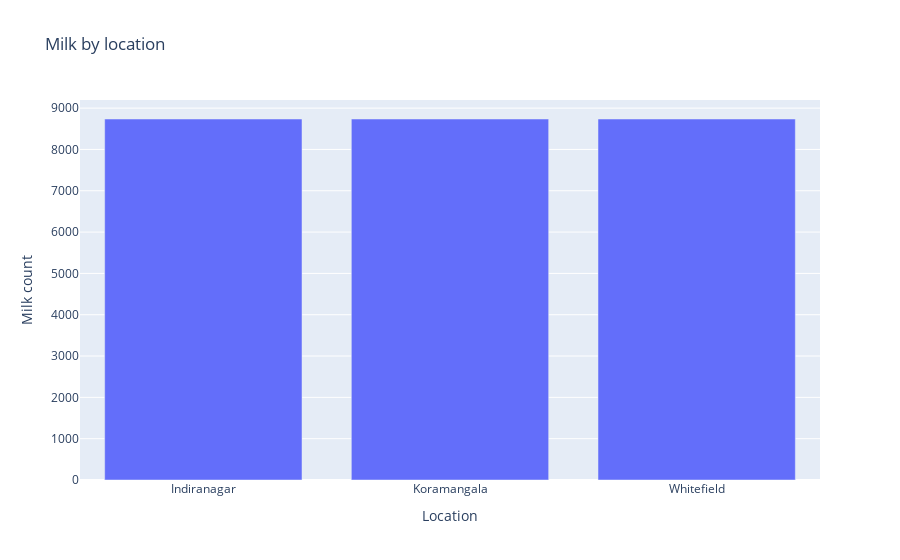

Notebook code for this chart:
### Code cell
# Reset the index of 'milk_by_location' and rename the 'count' column to 'Milk count'
plot_data=milk_by_location.reset_index(name='Milk count')

# Create a bar plot
fig=px.bar(plot_data,x='Location',y='Milk count',
           title="Milk by location",
           labels={'Milk count':'Milk count','Location':'Location'})
fig.show()

### Figure 1 — Plotly figure (JSON) as saved in the notebook; plotly's stock layout.template omitted (floating-point values rounded to 4 significant figures)
{"data": [{"alignmentgroup": "True", "hovertemplate": "Location=%{x}<br>Milk count=%{y}<extra></extra>", "legendgroup": "", "marker": {"color": "#636efa", "pattern": {"shape": ""}}, "name": "", "offsetgroup": "", "orientation": "v", "showlegend": false, "textposition": "auto", "type": "bar", "x": ["Indiranagar", "Koramangala", "Whitefield"], "xaxis": "x", "y": [8737, 8737, 8737], "yaxis": "y"}], "layout": {"barmode": "relative", "legend": {"tracegroupgap": 0}, "title": {"text": "Milk by location"}, "xaxis": {"anchor": "y", "domain": [0, 1], "title": {"text": "Location"}}, "yaxis": {"anchor": "x", "domain": [0, 1], "title": {"text": "Milk count"}}}}
